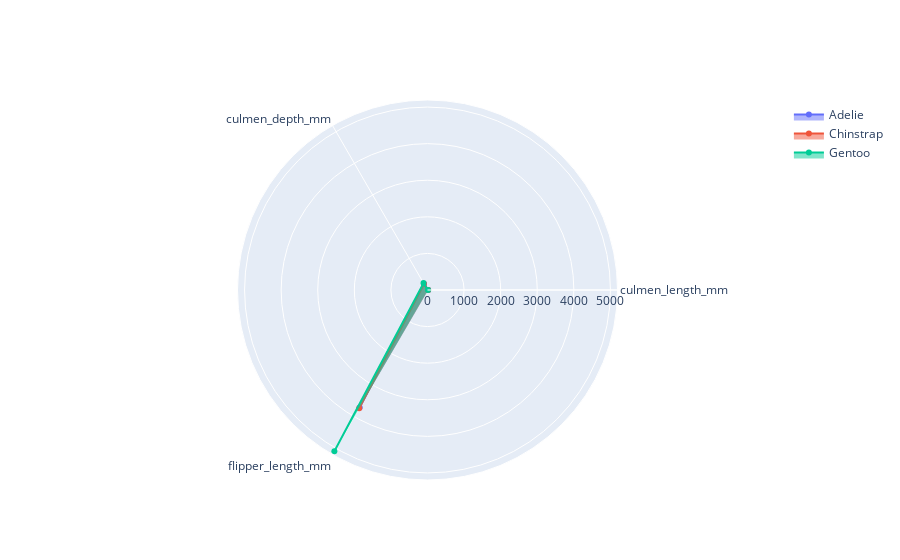

Write notebook code for a chart like this one.
### Code cell
fig = go.Figure()

fig.add_trace(
    go.Scatterpolar(
        r=agrup.iloc[0, 1:],
        theta=categorias,
        fill='toself',
        name='Adelie'
    )
)
fig.add_trace(
    go.Scatterpolar(
        r=agrup.iloc[1, 1:],
        theta=categorias,
        fill='toself',
        name='Chinstrap'
    )
)
fig.add_trace(
    go.Scatterpolar(
        r=agrup.iloc[2, 1:],
        theta=categorias,
        fill='toself',
        name='Gentoo'
    )
)

fig.show()

### Figure 1 — Plotly figure (JSON) as saved in the notebook; plotly's stock layout.template omitted (floating-point values rounded to 4 significant figures)
{"data": [{"fill": "toself", "name": "Adelie", "r": [18.35, 190.1, 3706.0], "theta": ["culmen_length_mm", "culmen_depth_mm", "flipper_length_mm", "body_mass_g"], "type": "scatterpolar"}, {"fill": "toself", "name": "Chinstrap", "r": [18.42, 195.8, 3733.0], "theta": ["culmen_length_mm", "culmen_depth_mm", "flipper_length_mm", "body_mass_g"], "type": "scatterpolar"}, {"fill": "toself", "name": "Gentoo", "r": [15.0, 217.2, 5091.0], "theta": ["culmen_length_mm", "culmen_depth_mm", "flipper_length_mm", "body_mass_g"], "type": "scatterpolar"}], "layout": {}}
